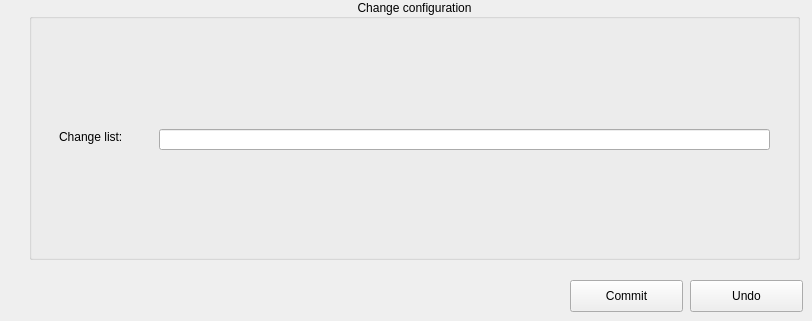
      <widget class="QWidget" name="ChangeConfigView">
       <widget class="QGroupBox" name="ChangeConfigGroupBox">
        <property name="geometry">
         <rect>
          <x>29</x>
          <y>-1</y>
          <width>771</width>
          <height>261</height>
         </rect>
        </property>
        <property name="title">
         <string>Change configuration</string>
        </property>
        <property name="alignment">
         <set>Qt::AlignCenter</set>
        </property>
        <widget class="QLabel" name="CC_ChangeListLabel">
         <property name="geometry">
          <rect>
           <x>30</x>
           <y>130</y>
           <width>91</width>
           <height>16</height>
          </rect>
         </property>
         <property name="text">
          <string>Change list:</string>
         </property>
        </widget>
        <widget class="QLineEdit" name="CC_ChangeListLineEdit">
         <property name="geometry">
          <rect>
           <x>130</x>
           <y>130</y>
           <width>611</width>
           <height>21</height>
          </rect>
         </property>
        </widget>
       </widget>
       <widget class="QPushButton" name="CC_CommitPushButton">
        <property name="geometry">
         <rect>
          <x>570</x>
          <y>280</y>
          <width>113</width>
          <height>32</height>
         </rect>
        </property>
        <property name="text">
         <string>Commit</string>
        </property>
       </widget>
       <widget class="QPushButton" name="CC_UndoPushButton">
        <property name="geometry">
         <rect>
          <x>690</x>
          <y>280</y>
          <width>113</width>
          <height>32</height>
         </rect>
        </property>
        <property name="text">
         <string>Undo</string>
        </property>
       </widget>
      </widget>
